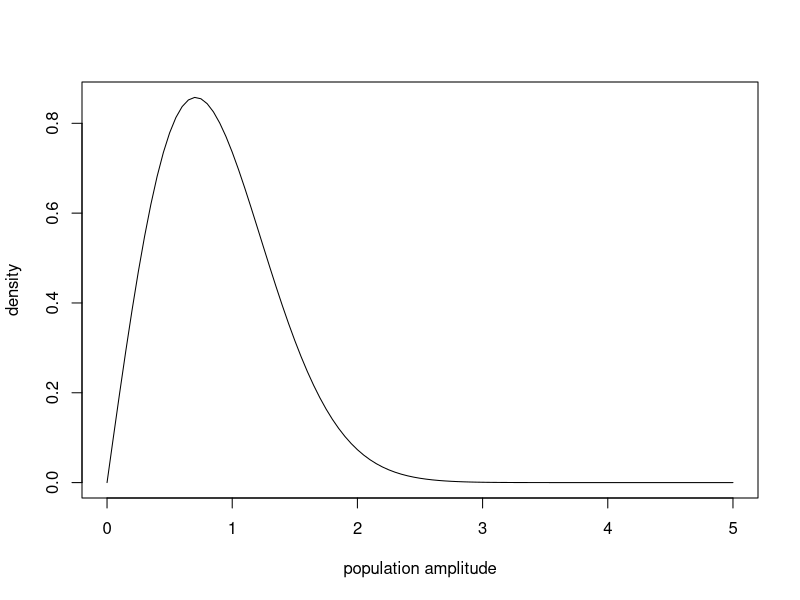
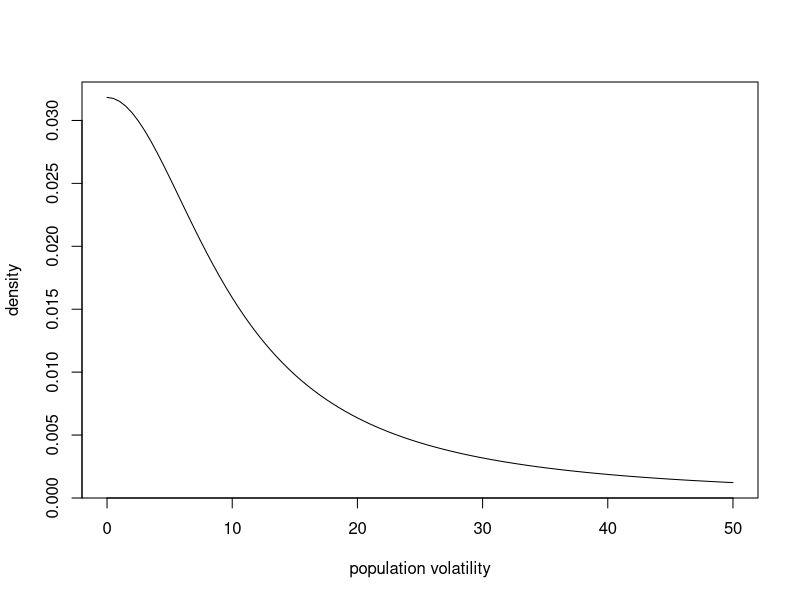
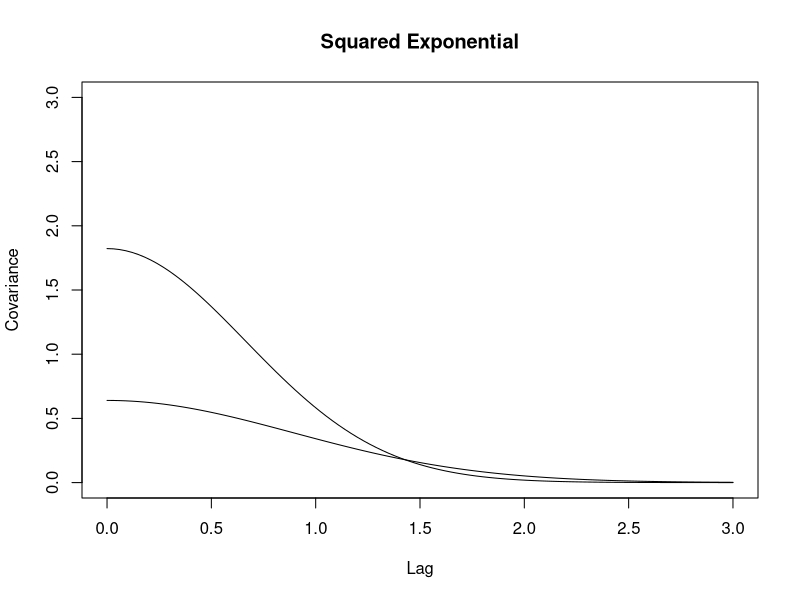
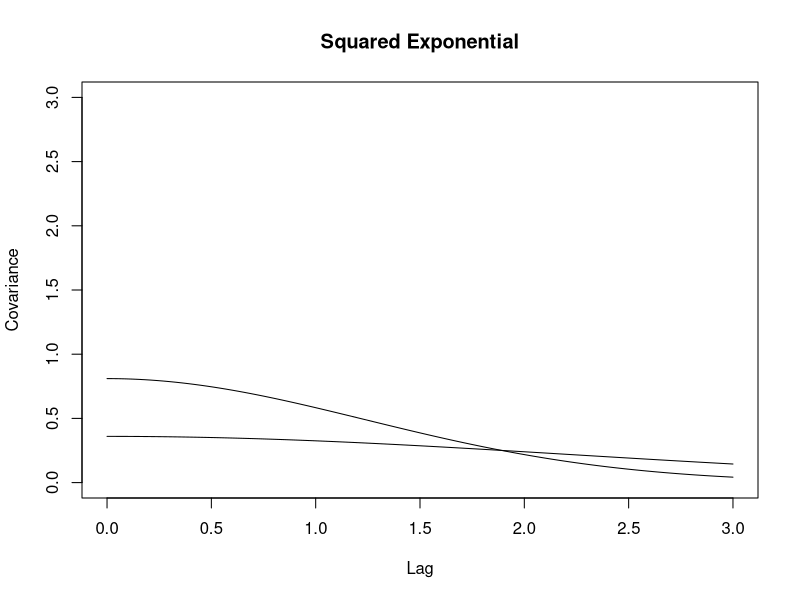
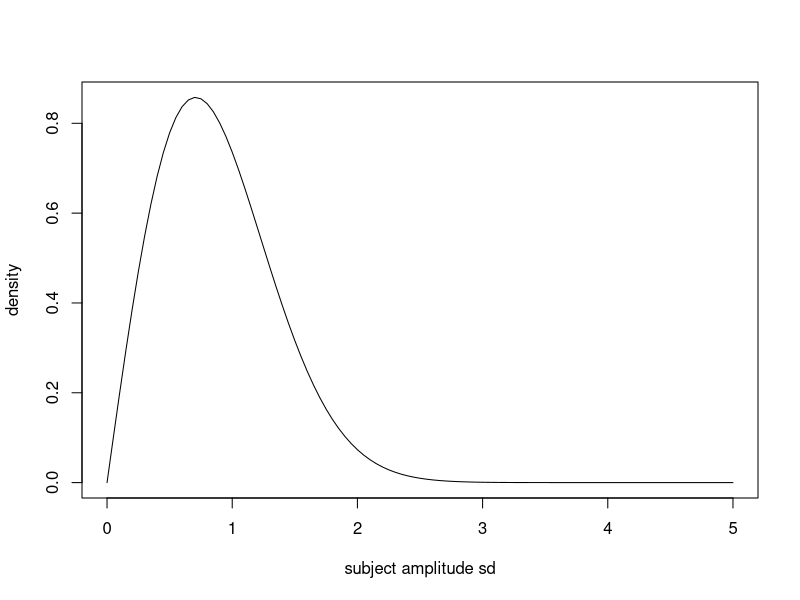
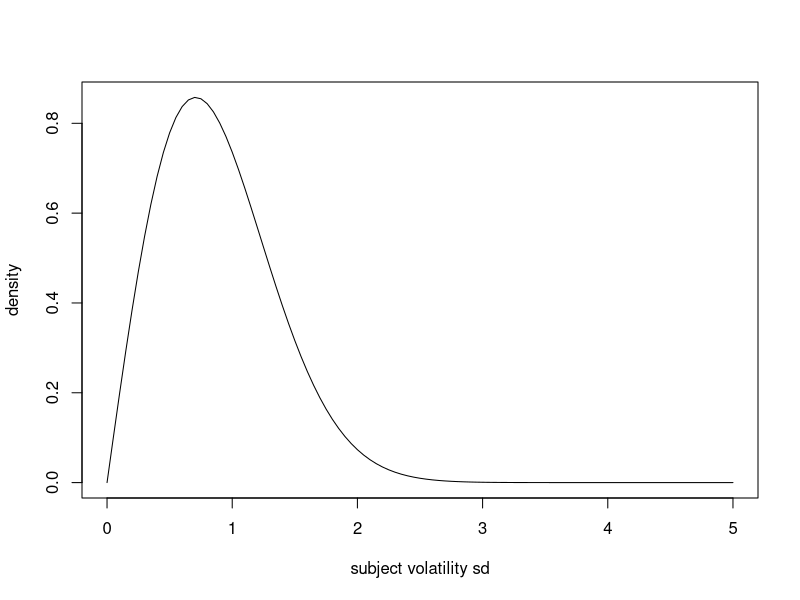
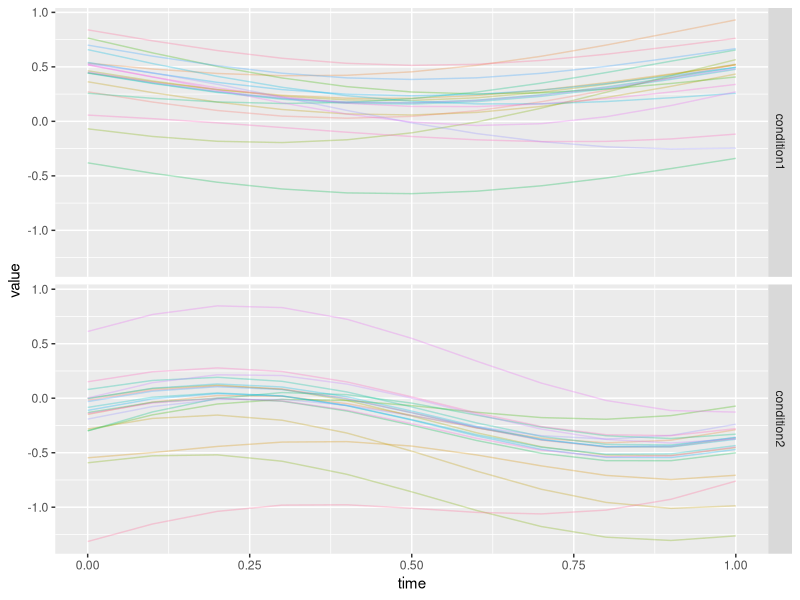

These figures' R source, in order: (Note: this script raises an error after producing the figures.)
library(MASS)
library(tidyverse)
library(plyr)


# Functions ----
get_Sigmas = function(amplitudes, volatilities) {
  Sigmas = list()
  
  for (param in 1:length(amplitudes)) {
    Sigmas[[param]] = matrix(0, n_x, n_x)
    for (i in 1:n_x){
      for (j in 1:n_x){
        Sigmas[[param]][i, j] = amplitudes[param]^2*exp(-volatilities[param]^2*(1/2)*(x[i] - x[j])^2)  
      }
    }
  } 
  
  curve(amplitudes[1]^2*exp(-volatilities[1]^2*(1/2)*(x)^2), 0, (max(x)-min(x))*3, xlab="Lag", ylab="Covariance", main = "Squared Exponential", ylim = c(0, 3))
  for (param in 2:length(amplitudes)) {
    curve(amplitudes[param]^2*exp(-volatilities[param]^2*(1/2)*(x)^2), 0, (max(x)-min(x))*3, add = T, xlab="Lag", ylab="Covariance", main = "Squared Exponential")
  }
  
  return(Sigmas)
}

get_subj_Sigmas = function(subj_amplitude_sd, subj_volatility_sd, Sigmas){
  fs = list()
  fs_subj = list()
  
  for (param in 1:length(amplitudes)) {
    fs[[param]] = mvrnorm(1, mu, Sigmas[[param]])
    
    for (subj in 1:n) {
      subj_amplitude = rnorm(1, 0, subj_amplitude_sd[param])
      subj_volatility = rnorm(1, 0, subj_volatility_sd[param])
      
      subj_Sigma = matrix(0, n_x, n_x)
      for (i in 1:n_x){
        for (j in 1:n_x){
          subj_Sigma[i, j] = subj_amplitude^2*exp(-subj_volatility^2*(1/2)*(x[i] - x[j])^2)  
        }
      }
      
      f_subj_val = fs[[param]] + mvrnorm(1, mu, subj_Sigma)
      f_subj = data.frame(value = f_subj_val, parameter = param, id = subj, time = x)
      
      idx = ((param-1)*n+1) + subj
      fs_subj[[idx]] = f_subj
    }
  }
  
  return(list("fs" = fs, "fs_subj" = fs_subj))
}


# Experimental parameters ----
n = 20  # number of participants

# trajectory time points
x = 0:10/10  # I make it 0 to 1 so that amplitudes and volatilities are on the right scale
n_x = length(x)

# mean function
mu = rep(0, n_x)


# Group GPs ----
# covariance matrix with hyperparameters
# c(condition1, condition2)
# 1s contrast matrix 
# amplitudes
curve(dweibull(x, 2, 1), 0, 5, ylab = "density", xlab = "population amplitude")
amplitudes = c(0.80, 1.35)
# volatilities
curve(dcauchy(x, 0, 10), 0, 50, ylab = "density", xlab = "population volatility")
volatilities = c(1.12, 1.51)

Sigmas = get_Sigmas(amplitudes, volatilities)


# Group GPs for Noise ----
# same priors
namplitudes = c(0.60, 0.90)
nvolatilities = c(0.45, 0.81)

nSigmas = get_Sigmas(namplitudes, nvolatilities)



# Sample Mean Functions ----
# amplitude
curve(dweibull(x, 2, 1), 0, 5, ylab = "density", xlab = "subject amplitude sd")
subj_amplitude_sd = c(0.53, 0.43)
# volatility
curve(dweibull(x, 2, 1), 0, 5, ylab = "density", xlab = "subject volatility sd")
subj_volatility_sd = c(0.91, 1.34)

temp = get_subj_Sigmas(subj_amplitude_sd, subj_volatility_sd, Sigmas)
fs = temp$fs
fs_subj = temp$fs_subj

df = do.call(rbind, fs_subj)
df$parameter = factor(
  ifelse(
    df$parameter == 1
    , "condition1"
    , "condition2"
  )
)

names(df)[2] = c("condition")

df %>%
  ggplot()+
  geom_line(aes(x=time, y=value, color=factor(id)), alpha = 0.3)+
  facet_grid(condition~.)+
  theme(legend.position="none")

# save generative function (f(x))
saveRDS(df, file = "/Users/ghislaindentremont/Documents/Experiments/Trajectory/Jenn Study/previous_analyses/fake_proposal_noscaling/fake_data_proposal_subj.rds")

# population
df_pop = do.call(cbind, fs)
df_pop = data.frame(df_pop)
names(df_pop) = c("condition1", "condition2")  
df_pop %>%
  mutate(
    time = x
  ) -> df_pop

df_pop %>%
  gather(condition, value, condition1:condition2) %>%
  ggplot()+
  geom_line(aes(x=time, y=value))+
  facet_grid(condition~.)

# save generative function (f(x))
saveRDS(df_pop, file = "/Users/ghislaindentremont/Documents/Experiments/Trajectory/Jenn Study/previous_analyses/fake_proposal_noscaling/fake_data_proposal_pop.rds")



# Sample Noise Functions ----
curve(dweibull(x, 2, 1), 0, 5, ylab = "density", xlab = "subject noise amplitude sd")
subj_namplitude_sd = c(0.43, 0.53)
curve(dweibull(x, 2, 1), 0, 5, ylab = "density", xlab = "subject noise volatility sd")
subj_nvolatility_sd = c(1.2, 0.8)

temp = get_subj_Sigmas(subj_namplitude_sd, subj_nvolatility_sd, nSigmas)
fs_noise = temp$fs
fs_noise_subj = temp$fs_subj

df_noise = do.call(rbind, fs_noise_subj)
df_noise$parameter = factor(
  ifelse(
    df_noise$parameter == 1
    , "condition1"
    , "condition2"
  )
)

names(df_noise)[2] = c("condition")

df_noise %>%
  ggplot()+
  geom_line(aes(x=time, y=value, color=factor(id)), alpha = 0.3)+
  facet_grid(condition~.)+
  theme(legend.position="none")

# save generative function (f(x))
saveRDS(df_noise, file = "/Users/ghislaindentremont/Documents/Experiments/Trajectory/Jenn Study/previous_analyses/fake_proposal_noscaling/fake_data_proposal_subj_noise.rds")

# population
df_noise_pop = do.call(cbind, fs_noise)
df_noise_pop = data.frame(df_noise_pop)
names(df_noise_pop) = c("condition1", "condition2") 
df_noise_pop %>%
  mutate(
    time = x
  ) -> df_noise_pop

df_noise_pop %>%
  gather(condition, value, condition1:condition2) %>%
  ggplot()+
  geom_line(aes(x=time, y=value))+
  facet_grid(condition~.)

# same generative function (f(x))
saveRDS(df_noise_pop, file = "/Users/ghislaindentremont/Documents/Experiments/Trajectory/Jenn Study/previous_analyses/fake_proposal_noscaling/fake_data_proposal_pop_noise.rds")



# Sampling from f(x)s with noise ----
n_trials_by_condition = 100

mean(df$id == df_noise$id)
mean(df$time == df_noise$time)
mean(df$condition == df_noise$condition)

df$noise = df_noise$value

df_final2 = ddply(
  .data = df
  , .variables = c("condition","id")
  , .fun = function(df_piece) {
    f_noise = t(mvrnorm(n_trials_by_condition, df_piece$value, exp(df_piece$noise)^2*diag(nrow(df_piece))))
    data.frame(f_noise, time=df_piece$time)
  }
)

df_final = df_final2 %>%
  gather(trial, value, -c(condition, id, time), factor_key = T)

df_final$condition = factor(df_final$condition)
df_final$id = factor(df_final$id)

df_final %>%
  filter(as.numeric(id) <= 5) %>%
  ggplot()+
  geom_line(aes(x=time, y=value, color=trial), alpha = 0.1)+
  facet_grid(condition~id)+
  theme(legend.position="none")

df_id_means = aggregate(value ~ time + condition + id, data=df_final, FUN=mean)

df_id_means %>%
  filter(as.numeric(id) <= 5) %>%
  ggplot()+
  geom_line(aes(x=time, y=value))+
  facet_grid(condition~id)

# change column names etc.
names(df_final)[5] = c("position")
df_final$coordinate = factor("z")

# Save File ----
saveRDS(df_final, file = "/Users/ghislaindentremont/Documents/Experiments/Trajectory/Jenn Study/previous_analyses/fake_proposal_noscaling/fake_data_proposal.rds")
